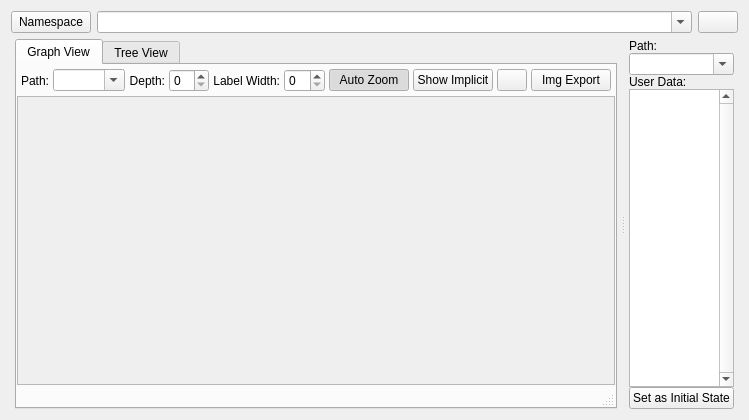
<?xml version="1.0" encoding="UTF-8"?>
<ui version="4.0">
 <class>conman</class>
 <widget class="QWidget" name="conman">
  <property name="geometry">
   <rect>
    <x>0</x>
    <y>0</y>
    <width>738</width>
    <height>420</height>
   </rect>
  </property>
  <property name="windowTitle">
   <string>Smach</string>
  </property>
  <layout class="QVBoxLayout" name="verticalLayout">
   <item>
    <layout class="QHBoxLayout" name="horizontalLayout_2">
     <item>
      <widget class="QPushButton" name="restrict_ns">
       <property name="text">
        <string>Namespace</string>
       </property>
       <property name="checkable">
        <bool>true</bool>
       </property>
       <property name="flat">
        <bool>false</bool>
       </property>
       <property name="hidden" stdset="0">
        <bool>true</bool>
       </property>
      </widget>
     </item>
     <item>
      <widget class="ExtendedComboBox" name="namespace_input">
       <property name="sizePolicy">
        <sizepolicy hsizetype="Expanding" vsizetype="Fixed">
         <horstretch>1</horstretch>
         <verstretch>0</verstretch>
        </sizepolicy>
       </property>
       <property name="minimumSize">
        <size>
         <width>100</width>
         <height>0</height>
        </size>
       </property>
       <property name="toolTip">
        <string>Smach namespace graph to display.</string>
       </property>
       <property name="editable">
        <bool>true</bool>
       </property>
       <property name="sizeAdjustPolicy">
        <enum>QComboBox::AdjustToMinimumContentsLength</enum>
       </property>
       <property name="hidden" stdset="0">
        <bool>true</bool>
       </property>
      </widget>
     </item>
     <item>
      <widget class="QPushButton" name="ns_refresh_button">
       <property name="toolTip">
        <string>Refresh available namespaces.</string>
       </property>
       <property name="text">
        <string/>
       </property>
       <property name="iconSize">
        <size>
         <width>18</width>
         <height>18</height>
        </size>
       </property>
       <property name="shortcut">
        <string>Ctrl+S</string>
       </property>
       <property name="hidden" stdset="0">
        <bool>true</bool>
       </property>
      </widget>
     </item>
    </layout>
   </item>
   <item>
    <widget class="QSplitter" name="splitter">
     <property name="sizePolicy">
      <sizepolicy hsizetype="Expanding" vsizetype="MinimumExpanding">
       <horstretch>0</horstretch>
       <verstretch>0</verstretch>
      </sizepolicy>
     </property>
     <property name="frameShape">
      <enum>QFrame::NoFrame</enum>
     </property>
     <property name="orientation">
      <enum>Qt::Horizontal</enum>
     </property>
     <widget class="QWidget" name="verticalLayoutWidget_2">
      <layout class="QVBoxLayout" name="verticalLayout_6">
       <property name="spacing">
        <number>0</number>
       </property>
       <property name="leftMargin">
        <number>4</number>
       </property>
       <property name="rightMargin">
        <number>4</number>
       </property>
       <item>
        <widget class="QTabWidget" name="tabWidget">
         <property name="tabShape">
          <enum>QTabWidget::Rounded</enum>
         </property>
         <property name="currentIndex">
          <number>0</number>
         </property>
         <property name="usesScrollButtons">
          <bool>true</bool>
         </property>
         <widget class="QWidget" name="blocks_tab">
          <attribute name="title">
           <string>Graph View</string>
          </attribute>
          <layout class="QVBoxLayout" name="verticalLayout_3">
           <property name="leftMargin">
            <number>0</number>
           </property>
           <property name="topMargin">
            <number>0</number>
           </property>
           <property name="rightMargin">
            <number>0</number>
           </property>
           <property name="bottomMargin">
            <number>0</number>
           </property>
           <item>
            <widget class="QFrame" name="frame">
             <property name="sizePolicy">
              <sizepolicy hsizetype="Expanding" vsizetype="Expanding">
               <horstretch>0</horstretch>
               <verstretch>0</verstretch>
              </sizepolicy>
             </property>
             <property name="frameShape">
              <enum>QFrame::NoFrame</enum>
             </property>
             <layout class="QVBoxLayout" name="verticalLayout_2">
              <property name="spacing">
               <number>0</number>
              </property>
              <property name="leftMargin">
               <number>0</number>
              </property>
              <property name="topMargin">
               <number>0</number>
              </property>
              <property name="rightMargin">
               <number>0</number>
              </property>
              <property name="bottomMargin">
               <number>0</number>
              </property>
              <item>
               <layout class="QHBoxLayout" name="horizontalLayout_3">
                <property name="spacing">
                 <number>4</number>
                </property>
                <property name="leftMargin">
                 <number>4</number>
                </property>
                <property name="topMargin">
                 <number>4</number>
                </property>
                <property name="rightMargin">
                 <number>4</number>
                </property>
                <property name="bottomMargin">
                 <number>4</number>
                </property>
                <item>
                 <widget class="QLabel" name="label_4">
                  <property name="sizePolicy">
                   <sizepolicy hsizetype="Minimum" vsizetype="Preferred">
                    <horstretch>0</horstretch>
                    <verstretch>0</verstretch>
                   </sizepolicy>
                  </property>
                  <property name="text">
                   <string>Path:</string>
                  </property>
                  <property name="alignment">
                   <set>Qt::AlignRight|Qt::AlignTrailing|Qt::AlignVCenter</set>
                  </property>
                 </widget>
                </item>
                <item>
                 <widget class="ExtendedComboBox" name="path_input">
                  <property name="sizePolicy">
                   <sizepolicy hsizetype="MinimumExpanding" vsizetype="Fixed">
                    <horstretch>0</horstretch>
                    <verstretch>0</verstretch>
                   </sizepolicy>
                  </property>
                  <property name="editable">
                   <bool>true</bool>
                  </property>
                  <property name="frame">
                   <bool>true</bool>
                  </property>
                 </widget>
                </item>
                <item>
                 <widget class="QLabel" name="label_2">
                  <property name="text">
                   <string>Depth:</string>
                  </property>
                  <property name="alignment">
                   <set>Qt::AlignRight|Qt::AlignTrailing|Qt::AlignVCenter</set>
                  </property>
                 </widget>
                </item>
                <item>
                 <widget class="QSpinBox" name="depth_input">
                  <property name="maximumSize">
                   <size>
                    <width>40</width>
                    <height>16777215</height>
                   </size>
                  </property>
                 </widget>
                </item>
                <item>
                 <widget class="QLabel" name="label_3">
                  <property name="text">
                   <string>Label Width:</string>
                  </property>
                  <property name="alignment">
                   <set>Qt::AlignRight|Qt::AlignTrailing|Qt::AlignVCenter</set>
                  </property>
                 </widget>
                </item>
                <item>
                 <widget class="QSpinBox" name="label_width_input">
                  <property name="maximumSize">
                   <size>
                    <width>60</width>
                    <height>16777215</height>
                   </size>
                  </property>
                 </widget>
                </item>
                <item>
                 <widget class="QPushButton" name="zoom_checkbox">
                  <property name="text">
                   <string>Auto Zoom</string>
                  </property>
                  <property name="checkable">
                   <bool>true</bool>
                  </property>
                  <property name="checked">
                   <bool>true</bool>
                  </property>
                  <property name="flat">
                   <bool>false</bool>
                  </property>
                 </widget>
                </item>
                <item>
                 <widget class="QPushButton" name="show_implicit_button">
                  <property name="text">
                   <string>Show Implicit</string>
                  </property>
                  <property name="checkable">
                   <bool>true</bool>
                  </property>
                  <property name="flat">
                   <bool>false</bool>
                  </property>
                 </widget>
                </item>
                <item>
                 <widget class="QPushButton" name="help_button">
                  <property name="sizePolicy">
                   <sizepolicy hsizetype="Minimum" vsizetype="Fixed">
                    <horstretch>0</horstretch>
                    <verstretch>0</verstretch>
                   </sizepolicy>
                  </property>
                  <property name="maximumSize">
                   <size>
                    <width>30</width>
                    <height>16777215</height>
                   </size>
                  </property>
                  <property name="toolTip">
                   <string>Help</string>
                  </property>
                 </widget>
                </item>
                <item>
                 <widget class="QPushButton" name="save_image_as_file">
                  <property name="text">
                   <string>Img Export</string>
                  </property>
                 </widget>
                </item>
               </layout>
              </item>
              <item>
               <widget class="QFrame" name="frame_2">
                <property name="frameShape">
                 <enum>QFrame::StyledPanel</enum>
                </property>
                <layout class="QVBoxLayout" name="verticalLayout_5">
                 <property name="leftMargin">
                  <number>0</number>
                 </property>
                 <property name="topMargin">
                  <number>0</number>
                 </property>
                 <property name="rightMargin">
                  <number>0</number>
                 </property>
                 <property name="bottomMargin">
                  <number>0</number>
                 </property>
                 <item>
                  <widget class="DotWidget" name="xdot_widget" native="true">
                   <property name="sizePolicy">
                    <sizepolicy hsizetype="Expanding" vsizetype="Expanding">
                     <horstretch>0</horstretch>
                     <verstretch>0</verstretch>
                    </sizepolicy>
                   </property>
                   <property name="minimumSize">
                    <size>
                     <width>100</width>
                     <height>100</height>
                    </size>
                   </property>
                   <property name="cursor">
                    <cursorShape>PointingHandCursor</cursorShape>
                   </property>
                   <property name="mouseTracking">
                    <bool>true</bool>
                   </property>
                   <property name="focusPolicy">
                    <enum>Qt::NoFocus</enum>
                   </property>
                   <property name="contextMenuPolicy">
                    <enum>Qt::ActionsContextMenu</enum>
                   </property>
                   <property name="autoFillBackground">
                    <bool>true</bool>
                   </property>
                   <property name="styleSheet">
                    <string notr="true"/>
                   </property>
                  </widget>
                 </item>
                </layout>
               </widget>
              </item>
              <item>
               <widget class="QStatusBar" name="status_bar">
                <property name="minimumSize">
                 <size>
                  <width>100</width>
                  <height>0</height>
                 </size>
                </property>
               </widget>
              </item>
             </layout>
            </widget>
           </item>
          </layout>
         </widget>
         <widget class="QWidget" name="preferences_tab">
          <property name="autoFillBackground">
           <bool>true</bool>
          </property>
          <attribute name="title">
           <string>Tree View</string>
          </attribute>
          <widget class="QTreeWidget" name="tree">
           <property name="geometry">
            <rect>
             <x>0</x>
             <y>0</y>
             <width>2000</width>
             <height>2000</height>
            </rect>
           </property>
           <property name="sizePolicy">
            <sizepolicy hsizetype="Expanding" vsizetype="Expanding">
             <horstretch>0</horstretch>
             <verstretch>0</verstretch>
            </sizepolicy>
           </property>
           <property name="minimumSize">
            <size>
             <width>2000</width>
             <height>2000</height>
            </size>
           </property>
           <property name="maximumSize">
            <size>
             <width>2000</width>
             <height>2000</height>
            </size>
           </property>
           <property name="autoFillBackground">
            <bool>true</bool>
           </property>
           <column>
            <property name="text">
             <string notr="true">1</string>
            </property>
           </column>
          </widget>
         </widget>
        </widget>
       </item>
      </layout>
     </widget>
     <widget class="QWidget" name="verticalLayoutWidget">
      <layout class="QVBoxLayout" name="verticalLayout_4">
       <property name="spacing">
        <number>0</number>
       </property>
       <property name="leftMargin">
        <number>4</number>
       </property>
       <property name="rightMargin">
        <number>4</number>
       </property>
       <item>
        <widget class="QLabel" name="label_6">
         <property name="text">
          <string>Path:</string>
         </property>
        </widget>
       </item>
       <item>
        <widget class="ExtendedComboBox" name="ud_path_input">
         <property name="editable">
          <bool>true</bool>
         </property>
        </widget>
       </item>
       <item>
        <widget class="QLabel" name="label_5">
         <property name="text">
          <string>User Data:</string>
         </property>
        </widget>
       </item>
       <item>
        <widget class="QTextEdit" name="ud_text_browser">
         <property name="verticalScrollBarPolicy">
          <enum>Qt::ScrollBarAlwaysOn</enum>
         </property>
        </widget>
       </item>
       <item>
        <widget class="QPushButton" name="ud_set_initial">
         <property name="text">
          <string>Set as Initial State</string>
         </property>
        </widget>
       </item>
      </layout>
     </widget>
    </widget>
   </item>
  </layout>
 </widget>
 <customwidgets>
  <customwidget>
   <class>DotWidget</class>
   <extends>QWidget</extends>
   <header>xdot.xdot_qt</header>
  </customwidget>
  <customwidget>
   <class>ExtendedComboBox</class>
   <extends>QComboBox</extends>
   <header>rqt_py_common.extended_combo_box</header>
  </customwidget>
 </customwidgets>
 <resources/>
 <connections/>
</ui>
